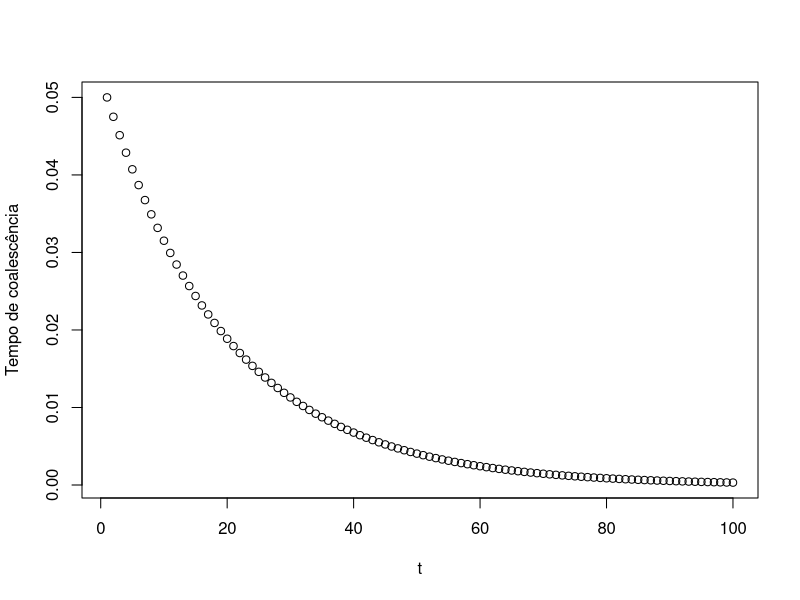

The R script that drew this image:
# Time to coalescent event

# Probability of coalescent of 2 lineages in generation t
# N diploid individuals, sample of n=2

pr.coal2.t <- function(N,t) {
x <- 1/(2*N) * (1 - 1/(2*N))^(t-1)
return(x)
}
 
t <- seq(1:100)

result <- pr.coal2.t(10,t)

plot(result ~ t, ylab = "Tempo de coalescência")
result
# comment